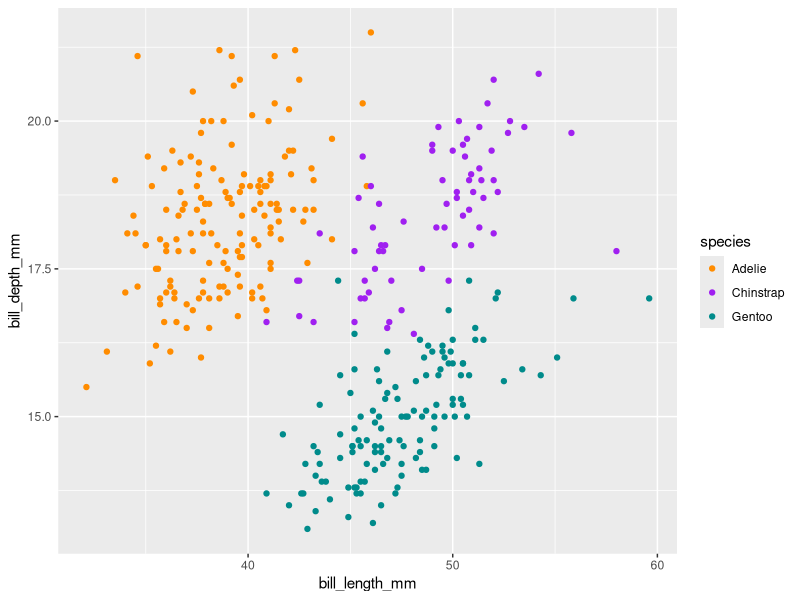
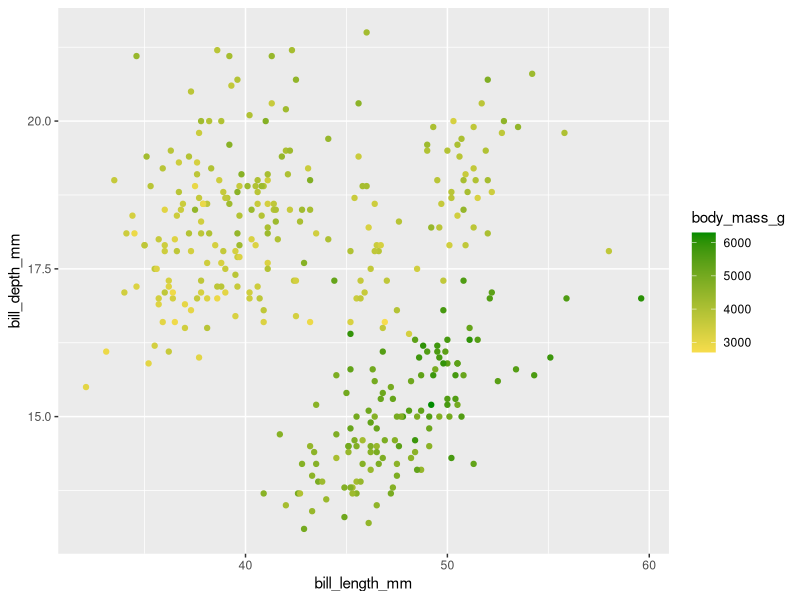
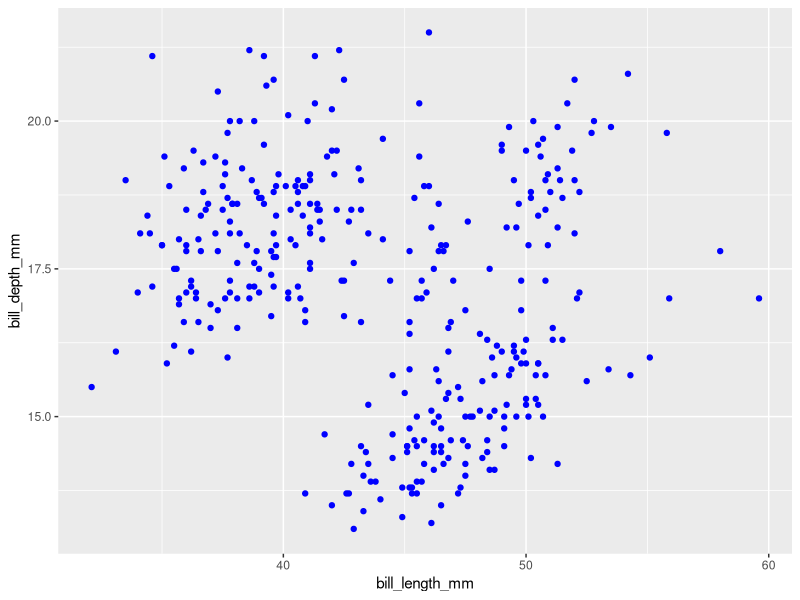
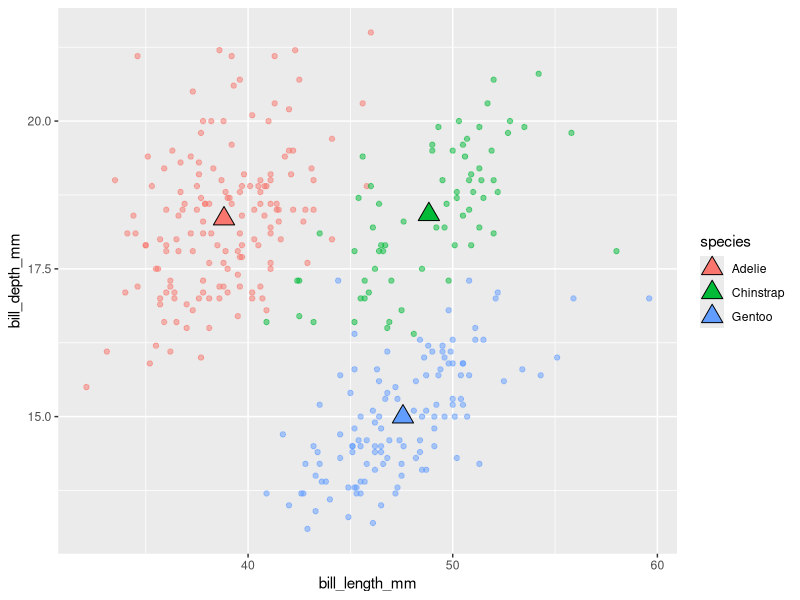
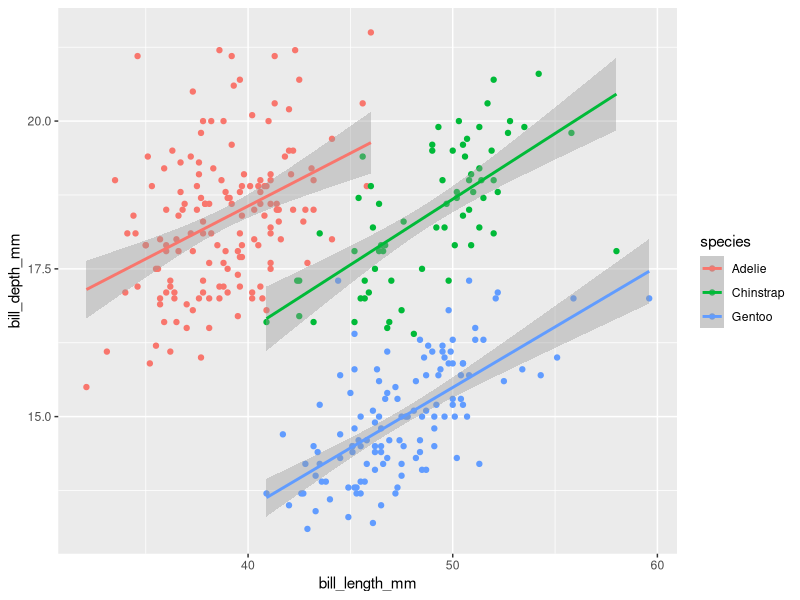
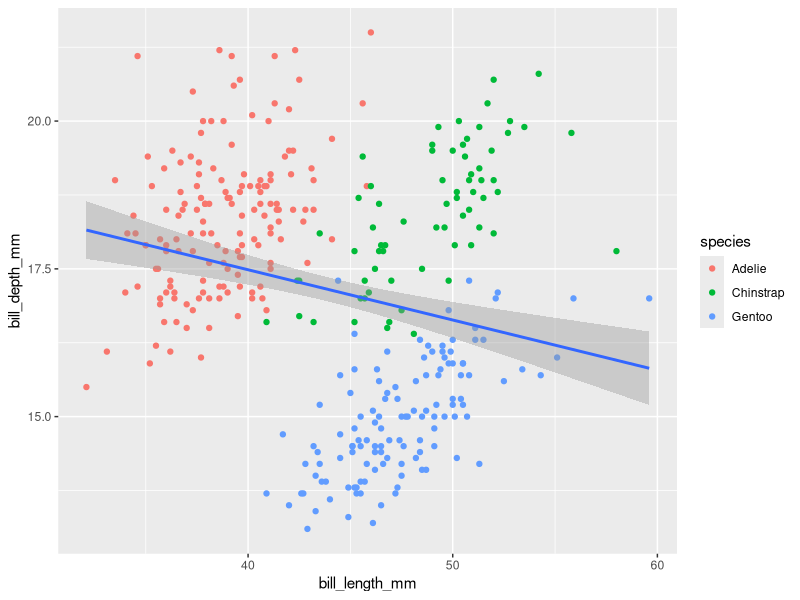
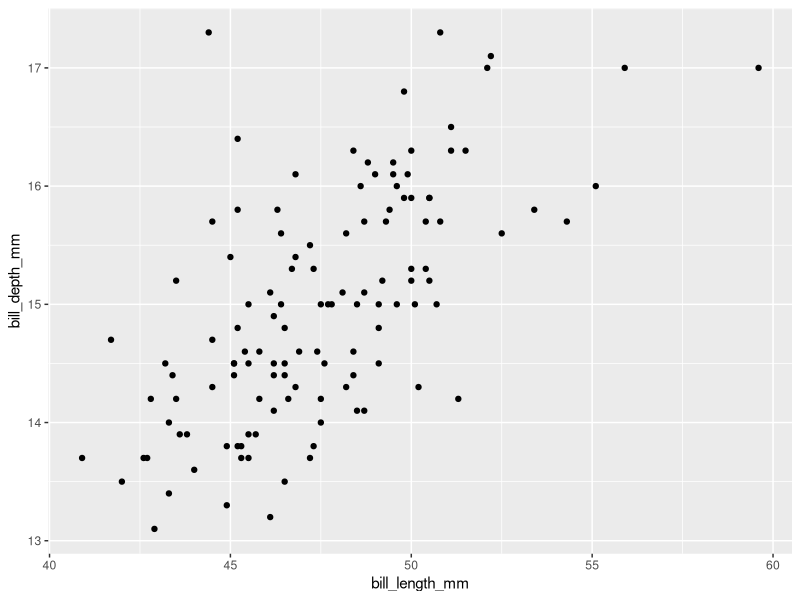
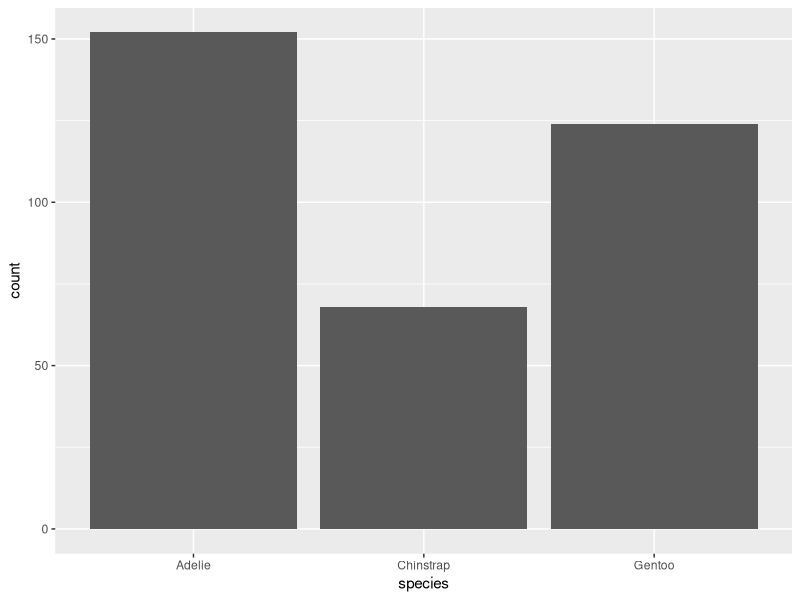

Write R code to recreate these figures, in order.
## ---- chunk 1
#| eval: true
#| echo: true
#| message: false
#| warning: false
# load packages ----
library(tidyverse)
library(patchwork)
library(palmerpenguins)
## ---- chunk 2
# create some untidy temperature data ----
temp_data_wide <- tribble(
  ~date, ~station1, ~station2,  ~station3,
  "2023-10-01", 30.1, 29.8,  31.2,
  "2023-11-01", 28.6, 29.1,  33.4,
  "2023-12-01", 29.9, 28.5,  32.3
)

# print it out ----
print(temp_data_wide)
## ---- chunk 3
# convert data from wide > long ----
temp_data_long <- temp_data_wide |> 
  pivot_longer(cols = starts_with("station"),
               names_to = "station_id",
               values_to = "temp_c")

# print it out ----
print(temp_data_long)
## ---- chunk 4
#| warning: false
#..........scatter plot with custom categorical colors...........
ggplot(penguins,
       aes(x = bill_length_mm, y = bill_depth_mm, color = species)) +
       geom_point() + 
       scale_color_manual(values = c("darkorange", "purple", "cyan4"))
       
## ---- chunk 5
#| warning: false
#...........scatter plot with custom continuous colors...........
ggplot(penguins, aes(x = bill_length_mm, y = bill_depth_mm, color = body_mass_g)) + 
  geom_point() + 
  scale_color_continuous(low = "#F7DD4C", high = "green4")
## ---- chunk 6
#| warning: false
#................scatter plot with all blue points...............
ggplot(penguins, aes(x = bill_length_mm, y = bill_depth_mm)) + 
  geom_point(color = "blue")
## ---- chunk 7
#| warning: false
#| message: false
#..............create a separate penguins_summary df.............
penguins_summary <- penguins |>
  drop_na() |> 
  group_by(species) |> 
  summarize(
    mean_bill_length_mm = mean(bill_length_mm),
    mean_bill_depth_mm = mean(bill_depth_mm)
  )

#..........create ggplot with layers from different dfs..........
ggplot() + 
  geom_point(data = penguins, 
             mapping = aes(x = bill_length_mm, 
                           y = bill_depth_mm, 
                           color = species), 
             alpha = 0.5) + 
  geom_point(data = penguins_summary, 
             mapping = aes(x = mean_bill_length_mm, 
                           y = mean_bill_depth_mm, 
                           fill = species), 
             size = 5, 
             shape = 24)
## ---- chunk 8
#| warning: false
#| message: false
#.............scatterplot with lms fitted to species.............
ggplot(penguins, aes(x = bill_length_mm, y = bill_depth_mm, color = species)) +
  geom_point() + 
  geom_smooth(method = "lm")
## ---- chunk 9
#| warning: false
#| message: false
#..........scatterplot with lm fitted to entire data set.........
ggplot(penguins, aes(x = bill_length_mm, y = bill_depth_mm)) +
  geom_point(aes(color = species)) + 
  geom_smooth(method = "lm")
## ---- chunk 10
#| warning: false
#........filter for Gentoo penguins, then pipe into ggplot.......
penguins %>% 
  filter(species == "Gentoo") %>% 
  ggplot(aes(x = bill_length_mm, y = bill_depth_mm)) + 
  geom_point()
## ---- chunk 11
#| warning: false
#...................bar plot with default stat...................
ggplot(penguins, aes(x = species)) + 
  geom_bar(stat = "count") # Stat is the default but you can change it 
## ---- chunk 12
#| warning: false

#........................new summarized df.......................
penguin_summary <- penguins |> 
  count(species) 

#..create bar heights based on `identity` of values in `n` col...

ggplot(penguin_summary, aes(x = species, y = n)) + 
  geom_bar(stat = "identity")
## ---- chunk 13
#| warning: false
#........................default position........................
ggplot(penguins, aes(x = species, fill = island)) +
  geom_bar(position = "stack")
## ---- chunk 14
#| warning: false
#..........................position fill.........................
ggplot(penguins, aes(x = species, fill = island)) +
  geom_bar(position = "fill") 
## ---- chunk 15
#| warning: false
#.........................position dodge.........................
ggplot(penguins, aes(x = species, fill = island)) +
  geom_bar(position = "dodge") 
## ---- chunk 16
#| warning: false
#.......................position functions.......................
ggplot(penguins, aes(x = species, fill = island)) +
  geom_bar(position = position_dodge2(preserve = "single")) # all bars of equal width
## ---- chunk 17
#| warning: false
#....................default coordinate system...................
ggplot(penguins, aes(x = species)) +
  geom_bar() + 
  coord_cartesian()
## ---- chunk 18
#| warning: false
#............................flip axes...........................
ggplot(penguins, aes(x = species)) +
  geom_bar() + 
  coord_flip()
## ---- chunk 19
#| warning: false
#........................polar coordinates.......................
ggplot(penguins, aes(x = species)) +
  geom_bar() + 
  coord_polar()
## ---- chunk 20
#| warning: false
#..................premade theme + custom theme..................
ggplot(penguins, aes(x = species)) +
  geom_bar() + 
  theme_light() + 
  theme(
    axis.title = element_text(size = 17, color = "purple")
  )
## ---- chunk 21
#| warning: false
#| message: false
#......................labels & facet wrap.......................
ggplot(penguins, aes(x = flipper_length_mm, fill = species)) + 
  geom_histogram(position = "identity", alpha = 0.5) + 
  scale_fill_manual(values = c("darkorange", "purple", "cyan4")) + 
  labs(x = "Flipper Length (mm)", 
       y = "Frequency", 
       fill = "Species", 
       title = "Penguins Flipper Lengths") + 
  facet_wrap(~species, ncol = 1)
## ---- chunk 22
#.................save scatter plot to obj `p1`..................
p1 <- ggplot(penguins, aes(x = bill_length_mm, y = bill_depth_mm, color = body_mass_g)) +
  geom_point() +
  scale_color_gradient(low = "#F7DD4C", high = "#132B43") +
  theme(
    legend.position = "top" # note: this is newly added from earlier!
  )

#....................save bar plot to obj `p2`...................
p2 <- ggplot(penguins, aes(x = species)) +
  geom_bar() +
  theme_light()

#...................save histogram to obj `p3`...................
p3 <- ggplot(penguins, aes(x = flipper_length_mm, fill = species)) + 
  geom_histogram(position = "identity", alpha = 0.5) +
  scale_fill_manual(values = c("darkorange", "purple", "cyan4"))
## ---- chunk 23
#| warning: false
#| message: false
#..........................stacked plots.........................
p1 / p2

#.......................side-by-side plots.......................
p1 + p2
#..........side-by-side & stacked plots + graphic title..........
p1 + (p2/p3) + 
  plot_annotation(title = "All the Greatest Penguin Plots")
